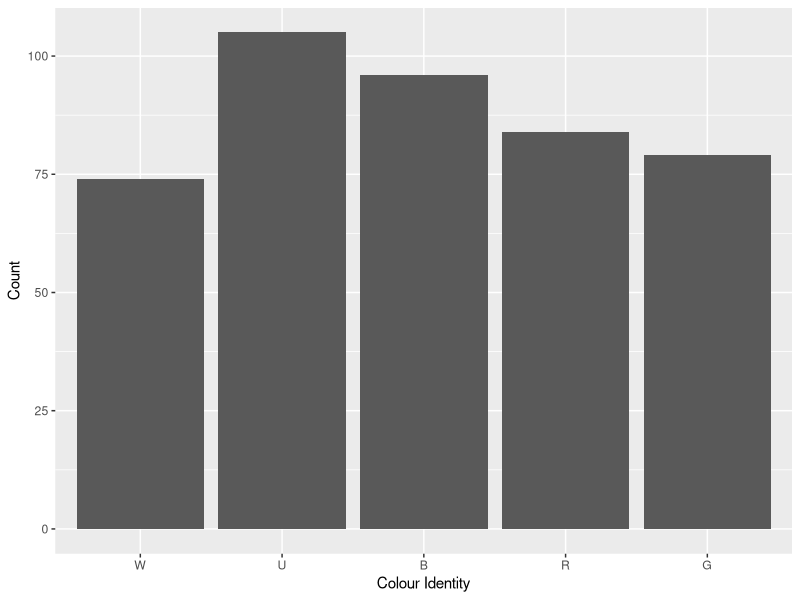
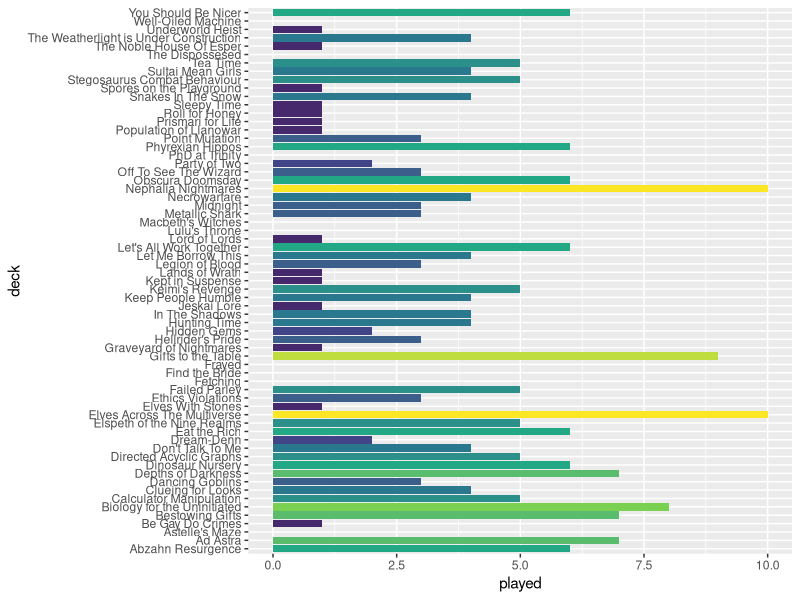
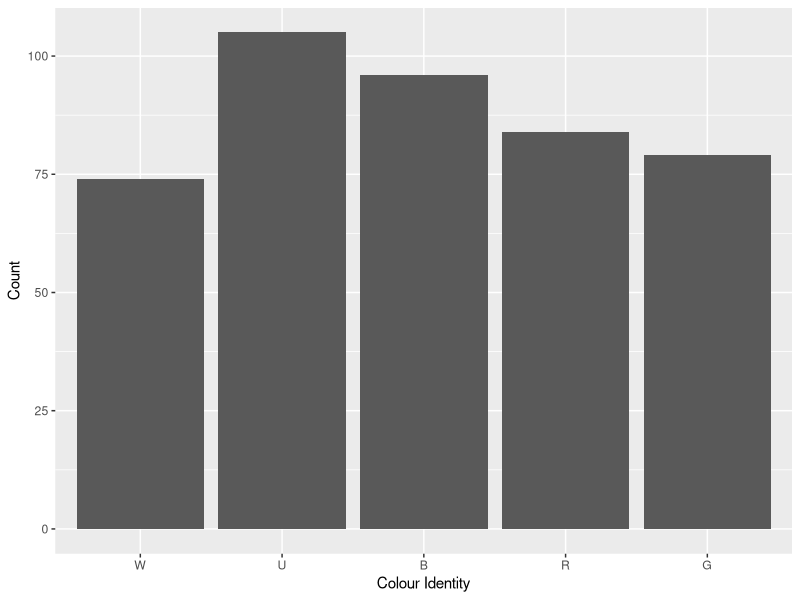
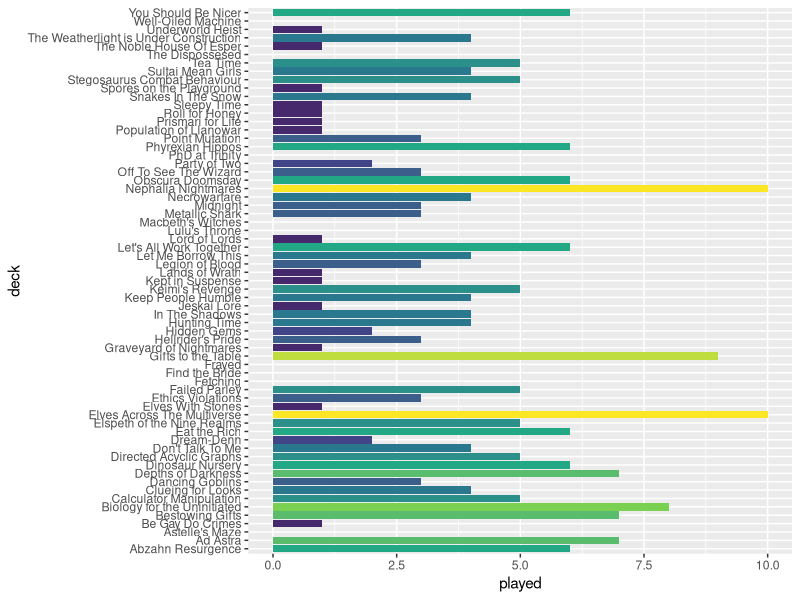

Generate these figures, in order, with R:
library(forcats)
library(tidyverse)
library(viridis)

decks<-data.frame(structure(list(deck=character(),commander=character(),power=factor(),played=numeric(),priority=factor(),W=logical(),U=logical(),B=logical(),R=logical(),G=logical(),artist=character())))
decks<-decks%>%#priority 7: Tournament cEDH
  add_row(deck="Dancing Goblins",commander="Gallia",power="9",played=3,priority="7",W=F,U=F,B=F,R=T,G=T,artist="Johannes Voss")%>% 
  add_row(deck="Metallic Shark",commander="Shabraz & Brallin",power="9",played=3,priority="7",W=F,U=T,B=T,R=T,G=F,artist="Paul Scott Canavanm,Paul Scott Canavan")%>%  
  add_row(deck="Obscura Doomsday",commander="Toluz",power="10",played=6,priority="7",W=T,U=T,B=T,R=F,G=F,artist="Donato Giancola")%>% 
  add_row(deck="Sultai Mean Girls",commander="Sidisi",power="9",played=4,priority="7",W=F,U=T,B=T,R=F,G=T,artist="Karl Kopinski")%>%
  add_row(deck="The Weatherlight is Under Construction",commander="Jhoira",power="9",played=4,priority="7",W=F,U=T,B=F,R=T,G=F,artist="Lisa Heidhoff")%>%
  add_row(deck="Underworld Heist",commander="Cormela",power="9",played=1,priority="7",W=F,U=T,B=T,R=T,G=F,artist="Bram Sels")%>%# priority 6: LGS high power 
  add_row(deck="Depths of Darkness",commander="Thrasios & Reyhan",power="7",played=7,priority="6",W=F,U=T,B=T,R=F,G=T,artist="Josu Hernaiz,Chris Rallis") %>%
  add_row(deck="Nephalia Nightmares",commander="Jeleva",power="7",played=10,priority="6",W=F,U=T,B=T,R=T,G=F,artist="Cynthia Sheppard")%>% 
  # priority 5: LGS low power 
  add_row(deck="Astelle's Maze",commander="Nine-Fingers Keene",power="5",played=0,priority="5",W=F,U=T,B=T,R=F,G=T,artist="Nils Hamm")%>%
  add_row(deck="Ethics Violations",commander="Volrath",power="6",played=3,priority="5",W=F,U=T,B=T,R=F,G=T,artist="Heonhwa Choe")%>%
  add_row(deck="Failed Parley",commander="Phabine",power="5",played=5,priority="5",W=F,U=T,B=T,R=F,G=T,artist="Ryan Pancoast")%>%
  add_row(deck="Gifts to the Table",commander="Parnesse",power="6",played=9,priority="2",W=F,U=T,B=T,R=T,G=F,artist="Svetlin Velinov")%>%
  add_row(deck="Graveyard of Nightmares",commander="Beamtown Bullies",power="5",played=1,priority="5",W=F,U=F,B=T,R=T,G=T,artist="Tyler Jacobson")%>%
  add_row(deck="Hellrider's Pride",commander="Zevlor",power="5",played=3,priority="5",W=F,U=T,B=T,R=T,G=F,artist="David Rapoza")%>%
  add_row(deck="Keep People Humble",commander="Ivy",power="5",played=4,priority="5",W=F,U=T,B=F,R=F,G=T,artist="Evyn Fong") %>% 
  add_row(deck="Let Me Borrow This",commander="Yasova",power="5",played=4,priority="5",W=F,U=T,B=T,R=T,G=F,artist="Winona Nelson")%>%
  add_row(deck="Let's All Work Together",commander="Sen Triplets",power="6",played=6,priority="5",W=T,U=T,B=T,R=F,G=F,artist="Greg Staples")%>%
  add_row(deck="Party of Two",commander="Minthara",power="5",played=2,priority="5",W=T,U=F,B=T,R=F,G=F,artist="Evyn Fong")%>%
  add_row(deck="Point Mutation",commander="Otrimi",power="5",played=3,priority="5",W=T,U=T,B=F,R=F,G=T,artist="Victor Adame Minguez") %>%
  # priority 4: non-tournament cEDH 
  add_row(deck="Macbeth's Witches",commander="Jeska & Tymna",power="9",played=0,priority="4",W=T,U=F,B=T,R=T,G=F,artist="Yongjae Choi,Winona Nelson")%>% 
  add_row(deck="PhD at Trinity",commander="Marath",power="9",played=0,priority="4",W=T,U=F,B=F,R=T,G=T,artist="Tyler Jacobson")%>% 
  # priority 3: pauper 
  add_row(deck="Challenger",commander="Mr Orfeo",power="4",played=1,priority="1",W=F,U=F,B=T,R=T,G=T,artist="Daarken")%>%
  # priority 2: Casual and Proxied 
  add_row(deck="Abzahn Resurgence",commander="Daghatar",power="6",played=6,priority="2",W=T,U=F,B=T,R=F,G=T,artist="Zack Stella")%>%
  add_row(deck="Ad Astra",commander="Belbe",power="8",played=7,priority="2",W=F,U=F,B=T,R=F,G=T,artist="Igor Kieryluk")%>%
  add_row(deck="Be Gay Do Crimes",commander="Vadrik",power="5",played=1,priority="2",W=F,U=T,B=F,R=T,G=F,artist="Kieran Yanner")%>%
  add_row(deck="Bestowing Gifts",commander="Kestia",power="5",played=7,priority="2",W=F,U=T,B=F,R=F,G=T,artist="Zezhou Chen")%>%
  add_row(deck="Biology for the Uninitiated",commander="Runo",power="5",played=8,priority="2",W=F,U=T,B=T,R=F,G=F,artist="Xiaobotong")%>%  
  add_row(deck="Calculator Manipulation",commander="Obeka",power="6",played=5,priority="2",W=F,U=T,B=T,R=T,G=F,artist="Jesper Ejsing")%>% 
  add_row(deck="Clueing for Looks",commander="Amareth",power="5",played=4,priority="5",W=T,U=T,B=F,R=F,G=T,artist="Lie Setiawan")%>% 
  add_row(deck="Dinosaur Nursery",commander="Gavi",power="6",played=6,priority="2",W=T,U=T,B=F,R=T,G=F,artist="Randy Vargas")%>%  
  add_row(deck="Directed Acyclic Graphs",commander="Alesha",power="5",played=5,priority="2",W=T,U=F,B=T,R=T,G=F,artist="Winona Nelson")%>%  
  add_row(deck="Don't Talk To Me",commander="Florian",power="5",played=4,priority="2",W=F,U=F,B=T,R=T,G=F,artist="Justine Cruz")%>% 
  add_row(deck="Dream-Denn",commander="Killian with Lurrus",power="5",played=2,priority="2",W=T,U=F,B=T,R=F,G=F,artist="Ryan Pancoast,Slawomir Maniak")%>%  
  add_row(deck="Eat the Rich",commander="Silvar & Trynn",power="6",played=6,priority="2",W=T,U=F,B=T,R=T,G=F,artist="Jesper Ejsing,Jesper Ejsing")%>%
  add_row(deck="Elspeth of the Nine Realms",commander="Koll",power="7",played=5,priority="2",W=T,U=F,B=F,R=T,G=F,artist="Bram Sels")%>%  
  add_row(deck="Elves Across The Multiverse",commander="Abomination of Llanowar",power="7",played=10,priority="2",W=F,U=F,B=T,R=F,G=T,artist="Vincent Proce")%>%  
  add_row(deck="Elves With Stones",commander="Akiri & Miara",power="6",played=1,priority="2",W=T,U=F,B=T,R=T,G=F,artist="David Gaillet,Johannes Voss")%>%  
  add_row(deck="Hidden Gems",commander="Kadena",power="5",played=2,priority="2",W=F,U=T,B=T,R=F,G=T,artist="Caio Monteiro")%>%
  add_row(deck="Hunting Time",commander="Neyith",power="6",played=4,priority="2",W=F,U=F,B=F,R=T,G=T,artist="Magali Villeneuve")%>%
  add_row(deck="In The Shadows",commander="Yennett",power="5",played=4,priority="2",W=T,U=T,B=T,R=F,G=F,artist="Chris Rahn")%>%
  add_row(deck="Jeskai Lore",commander="Shu Yun",power="5",played=1,priority="2",W=T,U=T,B=F,R=T,G=F,artist="David Gaillet")%>%
  add_row(deck="Keimi's Revenge",commander="Tatsunari",power="5",played=5,priority="2",W=F,U=T,B=T,R=F,G=T,artist="Justine Cruz")%>%
  add_row(deck="Kept in Suspense",commander="Illuna",power="5",played=1,priority="2",W=F,U=T,B=F,R=T,G=T,artist="Chris Rahn")%>%
  add_row(deck="Knives Out, Yavimaya!",commander="Meria",power="5",played=1,priority="1",W=F,U=F,B=F,R=T,G=T,artist="Aurore Folny")%>%
  add_row(deck="Lands of Wrath",commander="Aurelia",power="5",played=1,priority="2",W=T,U=F,B=F,R=T,G=F,artist="Slawomir Maniak")%>%  
  add_row(deck="Legion of Blood",commander="Licia",power="6",played=3,priority="2",W=T,U=F,B=T,R=T,G=F,artist="Magali Villeneuve")%>%  
  add_row(deck="Lord of Lords",commander="Miirym",power="5",played=1,priority="2",W=F,U=T,B=F,R=T,G=T,artist="Kekai Kotaki")%>%  
  add_row(deck="Midnight",commander="Nekusar",power="5",played=3,priority="2",W=F,U=T,B=T,R=T,G=F,artist="Mark Winters")%>%
  add_row(deck="Necrowarfare",commander="Gisa and Geralf",power="5",played=4,priority="2",W=F,U=T,B=T,R=F,G=F,artist="Karla Ortiz")%>%
  add_row(deck="Off To See The Wizard",commander="Inalla",power="5",played=3,priority="2",W=F,U=T,B=T,R=T,G=F,artist="Yongjae Choi")%>%
  add_row(deck="Phyrexian Hippos",commander="Perrie with Keruga",power="6",played=6,priority="2",W=T,U=T,B=F,R=F,G=T,artist="Joshua Raphael,Dan Scott") %>%
  add_row(deck="Population of Llanowar",commander="Allenal",power="5",played=1,priority="2",W=T,U=T,B=F,R=F,G=F,artist="Carly Mazur")%>%
  add_row(deck="Prismari for Life",commander="Galazeth Prismari",power="5",played=1,priority="2",W=F,U=T,B=F,R=T,G=F,artist="Iain McCaig")%>%
  add_row(deck="Roll for Honey",commander="Xira",power="5",played=1,priority="2",W=F,U=F,B=T,R=T,G=T,artist="Mila Pesic") %>%
  add_row(deck="Snakes In The Snow",commander="Jorn",power="6",played=4,priority="2",W=F,U=T,B=T,R=F,G=T,artist="Magali Villeneuve") %>%
  add_row(deck="Spores on the Playground",commander="Tana & Keskit",power="5",played=1,priority="2",W=F,U=T,B=T,R=F,G=T,artist="Magali Villeneuve,Yongjae Choi") %>% 
  add_row(deck="Stegosaurus Combat Behaviour",commander="Kalamax",power="2",played=5,priority="2",W=F,U=T,B=F,R=T,G=T,artist="Nicholas Gregory") %>%
  add_row(deck="Tea Time",commander="Dina",power="8",played=5,priority="2",W=F,U=F,B=T,R=F,G=T,artist="Chris Rahn")%>%
  add_row(deck="The Noble House Of Esper",commander="Sydri",power="5",played=1,priority="2",W=T,U=T,B=T,R=F,G=F,artist="Therese Nielsen")%>%
  add_row(deck="Weather The Storm",commander="Trelasarra",power="5",played=0,priority="1",W=T,U=F,B=F,R=F,G=T,artist="Kieran Yanner")%>%
  add_row(deck="You Should Be Nicer",commander="Atla",power="6",played=6,priority="2",W=T,U=F,B=F,R=T,G=T,artist="Ekaterina Burmak")%>%  #priority 1: unsleeved and unfinished
  add_row(deck="Allies of the Realm",commander="Bruse & Thrasios",power="5",played=0,priority="1",W=T,U=T,B=F,R=T,G=T,artist="Anthony Palumbo,Josu Hernaiz")%>%
  add_row(deck="Amphibian Hugs",commander="Gor Muldrak",power="5",played=0,priority="1",W=F,U=T,B=F,R=F,G=T,artist="Steven Belledin")%>%
  add_row(deck="And They Were Roommates!",commander="Halana and Alena",power="5",played=0,priority="1",W=F,U=F,B=F,R=T,G=T,artist="Jason Rainville")%>%
  add_row(deck="At War",commander="Anax and Cymede",power="5",played=0,priority="1",W=T,U=F,B=F,R=T,G=F,artist="Willian Murai")%>%
  add_row(deck="Baby Bears",commander="Ruxa",power="5",played=0,priority="1",W=F,U=F,B=F,R=F,G=T,artist="Ilse Gort")%>%
  add_row(deck="Backstreet's Back",commander="Alena & Ravos",power="5",played=0,priority="1",W=T,U=F,B=T,R=T,G=F,artist="Zoltan Boros,Carmen Sinek")%>%
  add_row(deck="Bad Girl",commander="Auntie Blyte",power="5",played=0,priority="1",W=F,U=F,B=F,R=T,G=F,artist="Tatiana Kirgetova")%>%
  add_row(deck="Bad Vibes",commander="Mishra",power="5",played=0,priority="1",W=F,U=T,B=T,R=T,G=F,artist="Randy Vargas")%>%
  add_row(deck="Biggest Butts",commander="Sidar & Tevesh",power="6",played=0,priority="1",W=T,U=F,B=T,R=F,G=T,artist="Ryan Alexander Lee,Livia Prima")%>%
  add_row(deck="Bi Disasters",commander="Kamber & Laurine",power="5",played=0,priority="1",W=F,U=F,B=T,R=T,G=F,artist="Andrey Kuzinskiy,Andrey Kuzinskiy")%>%
  add_row(deck="Burnt Eart",commander="Erinis",power="5",played=0,priority="1",W=F,U=F,B=F,R=T,G=T,artist="Ioannis Fiore")%>%
  add_row(deck="Champion",commander="Mr. Orfeo",power="5",played=0,priority="1",W=F,U=F,B=T,R=T,G=T,artist="Justin Hernandez & Alexis Hernandez")%>%
  add_row(deck="Chaos for Everybody",commander="Sol'kanar",power="4",played=0,priority="1",W=F,U=T,B=T,R=T,G=F,artist="Richard Kane Ferguson")%>% 
  add_row(deck="Cloudy",commander="Vadrok",power="5",played=0,priority="1",W=T,U=T,B=F,R=T,G=F,artist="Jedruszek")%>% 
  add_row(deck="Collector's Edition",commander="Pharika",power="5",played=0,priority="1",W=F,U=F,B=T,R=F,G=T,artist="Jason A. Engle")%>% 
  add_row(deck="Council In Session",commander="Tivit",power="6",played=0,priority="1",W=T,U=T,B=T,R=F,G=F,artist="Chris Rahn")%>% 
  add_row(deck="Cull The Unworthy",commander="Tasigur",power="5",played=0,priority="1",W=F,U=T,B=T,R=F,G=T,artist="Chris Rahn")%>% 
  add_row(deck="Cursed Gold",commander="Lynde",power="4",played=0,priority="1",W=F,U=T,B=F,R=T,G=F,artist="Anna Steinbauer")%>%  
  add_row(deck="Dawnheart Graveyard",commander="Kathilda",power="5",played=0,priority="1",W=T,U=F,B=F,R=F,G=T,artist="Byran Sola")%>%
  add_row(deck="Defending Fblthp",commander="Fblthp",power="4",played=0,priority="1",W=F,U=T,B=F,R=F,G=F,artist="Jesper Ejsing")%>%
  add_row(deck="Descend into Madness",commander="Anhelo",power="4",played=0,priority="1",W=F,U=T,B=T,R=T,G=F,artist="Aurore Folny")%>%
  add_row(deck="Destiny & Chicken",commander="Khorvath & Sylvia",power="5",played=0,priority="1",W=T,U=F,B=F,R=T,G=F,artist="Carmen Sinek,Carmen Sinek")%>%
  add_row(deck="Distinguished Lesbians",commander="Beckett-Brass",power="5",played=0,priority="1",W=F,U=T,B=T,R=T,G=F,artist="Jason Rainville")%>%
  add_row(deck="Dominarian Waters",commander="Raff",power="5",played=0,priority="1",W=T,U=T,B=F,R=F,G=F,artist="Ivan Shavrin")%>% 
  add_row(deck="Doomsday Experiment",commander="Jan",power="9",played=0,priority="1",W=T,U=F,B=T,R=T,G=F,artist="Vladimir Krisetskiy")%>%
  add_row(deck="Doves & Peace",commander="Lavinia",power="9",played=0,priority="1",W=T,U=T,B=F,R=F,G=F,artist="Steven Belledin")%>% 
  add_row(deck="Drakes of Shandalar",commander="Alandra",power="5",played=0,priority="1",W=F,U=T,B=F,R=F,G=F,artist="Caroline Gariba")%>% 
  add_row(deck="Dynaheir's Honour Guard",commander="Dynaheir with Zira",power="5",played=0,priority="1",W=T,U=T,B=F,R=T,G=F,artist="Caroline Gariba,Jesper Ejsing")%>%   
  add_row(deck="Elven Garden",commander="Kianne",power="5",played=0,priority="1",W=F,U=T,B=F,R=F,G=T,artist="Ryan Pancoast")%>% 
  add_row(deck="Elvish Scavengers",commander="Nath",power="5",played=0,priority="1",W=F,U=F,B=T,R=F,G=T,artist="Kev Walker")%>% 
  add_row(deck="Exalted Glimpses",commander="Ayesha",power="5",played=0,priority="1",W=T,U=T,B=F,R=F,G=F,artist="Aurore Folny")%>%  
  add_row(deck="Exiled to Grixis",commander="Sedris",power="5",played=0,priority="1",W=F,U=T,B=T,R=T,G=F,artist="Ian Miller")%>%   
  add_row(deck="Faceless Weapons",commander="Vhal & Faceless One",power="5",played=0,priority="1",W=F,U=T,B=F,R=T,G=F,artist="David Gaillet,Gaboleps")%>% 
  add_row(deck="Fairytale Beast",commander="Uril",power="5",played=0,priority="1",W=F,U=T,B=T,R=F,G=T,artist="Jaime Jones")%>%
  add_row(deck="Field Ecology",commander="Lonis",power="6",played=0,priority="1",W=F,U=T,B=F,R=F,G=T,artist="Andrew Mar")%>%
  add_row(deck="Forest Awaken",commander="Anthousa",power="5",played=0,priority="1",W=F,U=F,B=F,R=F,G=T,artist="Howard Lyon")%>%
  add_row(deck="Friendship is Magic",commander="Tolsimir",power="5",played=0,priority="1",W=T,U=F,B=F,R=F,G=T,artist="Ryan Pancoast")%>%
  add_row(deck="Gaslight, Gatekeep, Girlboss",commander="Queen Marchesa",power="5",played=0,priority="1",W=T,U=F,B=T,R=T,G=F,artist="Peter Diamond")%>%
  add_row(deck="Gender is a Construct",commander="Alharu & Silas",power="5",played=0,priority="1",W=T,U=T,B=T,R=F,G=F,artist="Chris Rallis,Joseph Meehan")%>%
  add_row(deck="Giving Goats Away",commander="Zedruu",power="5",played=0,priority="1",W=T,U=T,B=F,R=T,G=F,artist="Mark Zug")%>%
  add_row(deck="Golem Zoology",commander="Ich-Tekik & Silas",power="5",played=0,priority="1",W=F,U=T,B=T,R=F,G=T, artist="Aleksi Briclot,Joseph Meehan")%>%
  add_row(deck="Gorm just wants to be held",commander="Virtus & Gorm",power="5",played=0,priority="1",W=F,U=F,B=T,R=F,G=T,artist="Johann Bodin,Johann Bodin")%>%
  add_row(deck="Graveyard Loops",commander="Varolz",power="5",played=0,priority="1",W=F,U=F,B=T,R=F,G=T,artist="Adam Paquette")%>%
  add_row(deck="Here Be Dragons",commander="Kykar",power="5",played=0,priority="1",W=T,U=T,B=F,R=T,G=F,artist="G-host Lee")%>%
  add_row(deck="Hush Now",commander="Kels",power="5",played=0,priority="1",W=F,U=T,B=T,R=F,G=F,artist="Magali Villeneuve")%>%
  add_row(deck="Hybrid Zone Ascendancy",commander="Rocco",power="5",played=0,priority="1",W=T,U=F,B=F,R=T,G=T,artist="Alix Branwyn")%>%
  add_row(deck="Illusions of Grandeur",commander="Tuvasa",power="5",played=0,priority="1",W=T,U=T,B=F,R=F,G=T,artist="Eric Deschamps")%>%
  add_row(deck="In a Flash",commander="Nymris",power="5",played=0,priority="1",W=F,U=T,B=T,R=F,G=F,artist="Johannes Voss")%>%
  add_row(deck="Itsy Bitsy Graveyard",commander="Ishkanah",power="5",played=0,priority="1",W=F,U=F,B=T,R=F,G=T,artist="Christine Choi")%>%
  add_row(deck="Jasmine Reads Adventures",commander="Jasmine",power="5",played=0,priority="1",W=T,U=F,B=F,R=F,G=T,artist="Bastien L. Deharme")%>%

  add_row(deck="Kithkin War",commander="Vikya",power="5",played=0,priority="1",W=T,U=F,B=F,R=T,G=F,artist="Zoltan Boros")%>%
  add_row(deck="Knights of the Shire",commander="Mazzy",power="5",played=0,priority="1",W=T,U=F,B=F,R=T,G=T,artist="Justyna Dura")%>%
  add_row(deck="Just a Glimpse",commander="Kenessos",power="5",played=0,priority="1",W=F,U=T,B=F,R=F,G=T,artist="Joshua Raphael")%>%
  add_row(deck="Leave Me Alone",commander="Xantcha",power="5",played=0,priority="1",W=F,U=F,B=T,R=T,G=0,artist="Mark Winters")%>%  
  add_row(deck="Maelstorm Angels",commander="Jenson",power="5",played=0,priority="1",W=T,U=T,B=T,R=T,G=T,artist="Livia Prima")%>%
  add_row(deck="Marine Genomics",commander="Damia",power="5",played=0,priority="1",W=F,U=T,B=T,R=F,G=T,artist="Steve Argyle")%>%
  add_row(deck="Midnight",commander="Nekusar",power="5",played=0,priority="1",W=T,U=T,B=T,R=T,G=F,artist="Mark Winters")%>%
  add_row(deck="Misery Business",commander="Queza",power="5",played=0,priority="1",W=T,U=T,B=T,R=F,G=F,artist="Julie Dillon")%>%
  add_row(deck="Necromancy in the Kitchen",commander="Colfenor",power="5",played=0,priority="1",W=F,U=T,B=T,R=F,G=T,artist="Filip Burburan")%>%
  add_row(deck="News of the Day",commander="Denry Klin",power="5",played=0,priority="1",W=T,U=T,B=F,R=F,G=F,artist="Aaron J. Riley")%>%
  add_row(deck="No Waking Up",commander="Nethroi with Kaheera",power="5",played=0,priority="1",W=T,U=F,B=T,R=F,G=T, artist="Slawomir Maniak,Ryan Pancoast")%>%
  add_row(deck="No, You Don't",commander="Merieke",power="5",played=0,priority="1",W=T,U=T,B=T,R=F,G=F,artist="Heather Hudson")%>%
  add_row(deck="Over The Hills",commander="Rubinia",power="5",played=0,priority="1",W=T,U=T,B=F,R=F,G=T,artist="Cynthia Sheppard")%>%
  add_row(deck="Painting Elves",commander="Kalain",power="5",played=0,priority="1",W=F,U=F,B=T,R=T,G=F,artist="Justine Cruz")%>%
  add_row(deck="Palaeovirology",commander="Mimeoplasm",power="5",played=0,priority="1",W=F,U=T,B=T,R=F,G=T,artist="Svetlin Velinov")%>%
  add_row(deck="Peace Amongst Dragons",commander="Phenax",power="5",played=0,priority="1",W=F,U=T,B=F,R=F,G=F,artist="Ryan Barger")%>%
  add_row(deck="Pillaging Ghosts",commander="Ramirez",power="5",played=0,priority="1",W=T,U=T,B=F,R=F,G=F,artist="Anna Steinbauer")%>%
  add_row(deck="Playing in the Snow",commander="Isu",power="5",played=0,priority="1",W=T,U=T,B=F,R=F,G=T,artist="Victor Adame Minguez")%>%
  add_row(deck="Poor Little Goblins",commander="Gut",power="4",played=0,priority="1",W=F,U=F,B=T,R=T,G=F,artist="Wayne Reynolds")%>% 
  add_row(deck="Pot of Honey",commander="Wilson & Feywild Visitor",power="5",played=0,priority="1",W=T,U=T,B=F,R=F,G=F,artist="Ilse Gort,Johann Bodin")%>%
  add_row(deck="Pride was a Riot",commander="Kynaios & Tiro",power="5",played=0,priority="1",W=T,U=T,B=F,R=T,G=T,artist="Willian Murai")%>%
  add_row(deck="Pyramid of Zombies",commander="Temmet",power="5",played=0,priority="1",W=T,U=T,B=F,R=F,G=F,artist="Anna Steinbauer")%>%
  add_row(deck="Release the Gremlins",commander="Wasitora",power="5",played=0,priority="1",W=F,U=F,B=T,R=T,G=T,artist="Cynthia Sheppard") %>%
  add_row(deck="Remember, Remember",commander="Geist of Saint Traft",power="5",played=0,priority="1",W=F,U=T,B=T,R=F,G=T,artist="Igor Kieryluk") %>%
  add_row(deck="Remember the Fallen",commander="Rayami",power="5",played=0,priority="1",W=F,U=T,B=T,R=F,G=T,artist="Kieran Yanner") %>%
  add_row(deck="Responsible Fieldwork",commander="Quintorius",power="5",played=0,priority="1",W=T,U=F,B=F,R=T,G=F,artist="Bryan Sola")%>%
  add_row(deck="Return from the Deep",commander="Vohar",power="5",played=0,priority="1",W=F,U=T,B=T,R=F,G=F,artist="Nino Vecia") %>%
  add_row(deck="Rogues in the Night",commander="Krydle",power="5",played=0,priority="1",W=F,U=T,B=F,R=F,G=F,artist="Bryan Sola")%>%
  add_row(deck="Royal Snowball",commander="Queen Marchesa",power="8",played=0,priority="1",W=T,U=F,B=T,R=T,G=F,artist="Kieran Yanner")%>%
  add_row(deck="Runic Lore",commander="Gretchen",power="9",played=0,priority="1",W=F,U=T,B=F,R=T,G=T,artist="Mila Pesic")%>%
  add_row(deck="Sands of the Forgotten",commander="Hazezon",power="5",played=0,priority="1",W=T,U=F,B=F,R=T,G=T,artist="Bryan Sola") %>%
  add_row(deck="Searching...",commander="Etrata",power="5",played=0,priority="1",W=F,U=T,B=F,R=F,G=F,artist="Bastien L. Deharme")%>%
  add_row(deck="Second Breakfast",commander="Piru",power="5",played=0,priority="1",W=T,U=F,B=T,R=T,G=F,artist="Greg Staples") %>%
  add_row(deck="Shattergang Revenge",commander="Shattergang",power="6",played=0,priority="1",W=F,U=F,B=T,R=T,G=T,artist="Kev Walker")%>%
  add_row(deck="Shrines to the Death",commander="Ghen",power="6",played=0,priority="1",W=T,U=F,B=T,R=T,G=F,artist="Kieran Yanner")%>%
  add_row(deck="Sleepy Time",commander="Timin & Rhoda",power="5",played=1,priority="0",W=T,U=T,B=F,R=F,G=F,artist="Randy Vargas,Randy Vargas")%>%
  add_row(deck="Solve for X",commander="Zaxara",power="5",played=0,priority="1",W=F,U=T,B=T,R=F,G=T,artist="Simon Dominic") %>%
  add_row(deck="Stromkirk Vampires",commander="Evelyn",power="5",played=0,priority="1",W=F,U=T,B=T,R=T,G=F,artist="Marta Nael") %>%
  add_row(deck="The Ashnod Institute for Myr Research",commander="Ashnod",power="5",played=0,priority="1",W=F,U=T,B=T,R=T,G=F,artist="Kieran Yanner")%>%
  add_row(deck="The Stacl is Your Wonderland",commander="Neera",power="5",played=0,priority="1",W=F,U=T,B=F,R=T,G=F,artist="Pauline Voss")%>%
  add_row(deck="The Saga of Abdel",commander="Abdel & Cloakwood Hermit",power="5",played=0,priority="1",W=T,U=F,B=F,R=F,G=T,artist="Karl Kopinski,Karl Kopinski")%>%  
  add_row(deck="There Can Only Be One Guardian",commander="Ghave",power="5",played=0,priority="1",W=T,U=F,B=T,R=F,G=T,artist="James Paick")%>%  
  add_row(deck="Tron Union",commander="Self-Assembler",power="5",played=0,priority="1",W=F,U=F,B=F,R=F,G=F,artist="Toraji")%>%  
  add_row(deck="True Love",commander="Regna & Krav",power="5",played=0,priority="1",W=T,U=F,B=T,R=F,G=F,artist="Randy Vargas,Randy Vargas")%>%  
  add_row(deck="Trust the Process",commander="Ukkima & Cazur",power="9",played=0,priority="1",W=F,U=T,B=T,R=F,G=T,artist="Daarken,Daarken")%>%
  add_row(deck="The Secret Life of Hell",commander="Raphael",power="5",played=0,priority="1",W=F,U=F,B=T,R=T,G=F,artist="Livia Prima")%>%  
  add_row(deck="Undercity Expedition",commander="Tocasia",power="5",played=0,priority="1",W=T,U=T,B=F,R=F,G=T,artist="Lie Setiawan")%>%  
  add_row(deck="Unspeakable Horrors",commander="Kodama & Ghost of Ramirez",power="5",played=0,priority="1",W=F,U=T,B=F,R=F,G=T,artist="Daarken,Grzegorz Rutkowski")%>%  
  add_row(deck="Welcome to the Circus",commander="Magar",power="5",played=0,priority="1",W=F,U=F,B=T,R=T,G=F,artist="Tomek Larek")%>%
  add_row(deck="Where Are My Lesbians?",commander="Ikra & Kydele ",power="5",played=0,priority="1",W=F,U=T,B=T,R=F,G=T,artist="Josu Hernaiz,Bastien L. Deharme")%>%
  add_row(deck="Wizards of the Land",commander="Zimone",power="5",played=0,priority="1",W=F,U=T,B=F,R=F,G=T,artist="Ryan Pancoast")%>%
  add_row(deck="Women in STEM",commander="Sophina & Cecily",power="5",played=0,priority="1",W=T,U=T,B=T,R=T,G=F,artist="Bartek Fedyczak,Anastasia Balakchina")%>%
  add_row(deck="You're Gonna Need Some Secularism",commander="Sarevok with Noble Heritage0",power="5",played=0,priority="1",W=T,U=F,B=T,R=F,G=F,artist="Ben Hill,Dallas Williams")%>%# priority: 0 no buying cards for this (proxy free)
  add_row(deck="Fetching",commander="Pako & Haldane",power="5",played=0,priority="0",W=F,U=T,B=F,R=T,G=T,artist="Manuel Castañón,Manuel Castañón")%>%
  add_row(deck="Find the Bride",commander="Korvold",power="5",played=0,priority="0",W=F,U=F,B=T,R=T,G=T,artist="Wisnu Tan")%>%
  add_row(deck="Frayed",commander="Eruth",power="5",played=0,priority="0",W=F,U=T,B=F,R=T,G=F,artist="Paul Jackson")%>%
  add_row(deck="Lulu's Throne",commander="Lulu & Feywild Visitor",power="5",played=0,priority="0",W=T,U=T,B=F,R=F,G=0,artist="Jakob Eirich,Johann Bodin")%>%
  add_row(deck="The Dispossesed",commander="Meren",power="5",played=0,priority="0",W=T,U=T,B=T,R=T,G=F,artist="Mark Winters")%>%
  add_row(deck="Top of the World",commander="Elsha of the Inifinte",power="5",played=0,priority="1",W=T,U=T,B=F,R=T,G=F,artist="G-host Lee")%>%
  add_row(deck="Well-Oiled Machine",commander="Rona",power="5",played=0,priority="0",W=F,U=T,B=T,R=F,G=F,artist="Ryan Alexander Lee")%>%# priority: NA retired 
add_row(deck="Hot Girl Summer",commander="Jeska & Tymna",power="9",played=12,priority=NA,W=T,U=F,B=T,R=T,G=F,artist="Yongjae Choi,Winona Nelson")

decks%>%filter(W==T & B==T & R==T)
# colour distibution
W<-decks%>%filter(W==T)%>%count()%>%pull(n)
U<-decks%>%filter(U==T)%>%count()%>%pull(n)
B<-decks%>%filter(B==T)%>%count()%>%pull(n)
R<-decks%>%filter(R==T)%>%count()%>%pull(n)
G<-decks%>%filter(G==T)%>%count()%>%pull(n)
colour<-c(W,U,B,R,G)
identity<-c("W","U","B","R","G")
colours<-cbind(colour,identity)
colours<-as.data.frame(colours)
colours<-colours%>%mutate(colour=as.numeric(colour))
col<-colours%>%ggplot(aes(x=fct_inorder(identity),colour))+
          geom_bar(stat="identity")+
          xlab("Colour Identity")+
          ylab("Count")
col 
ggsave("col.png")

#deck stats 
games<-decks%>%filter(priority!="1"&!is.na(priority))%>%ggplot(aes(played,deck,fill=played))+
        geom_bar(stat="identity")+
        scale_fill_viridis_c()+
        theme(legend.position="none")
games
ggsave(filename ="played.png",width=3000,height =2255, dpi=300,units="px",device='png')
head(decks)
# powerlevel
decks%>%filter(priority!="0")%>%group_by(power)%>%count()
# playable decks
decks%>%filter(priority!="1"&!is.na(priority))%>%count()

buildme<-decks%>%filter(priority=="1")
buildme%>%pull(commander)
# wishlist (This is currently a little behind)

proxies<- as.data.frame(read.csv("proxies.csv",header=T))
proxies%>%dplyr::filter(str_detect(Decks,"Atla Palani"))%>%pull(Card)# example looking for cards I need to Atla 

artists<-decks%>%separate_rows(artist,sep=',')%>%group_by(artist)%>%summarise(n=n())%>%arrange(desc(n))
artists
decks%>%dplyr::filter(str_detect(artist,"Jesper Ejsing"))%>%arrange(commander)%>%pull(commander)

# filter by colour
decks%>%dplyr::filter(B==T)%>%pull(commander)
